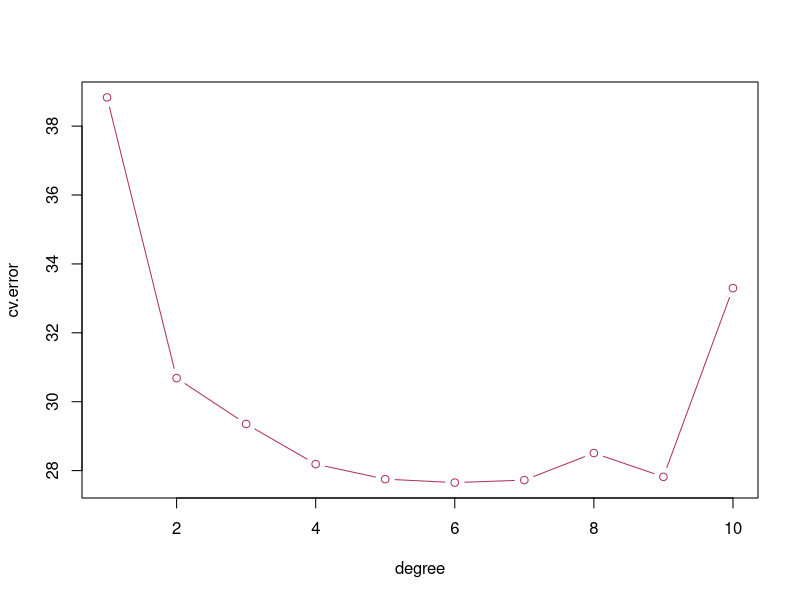

Here is the R script that generated this plot:
# Author: Sony Nghiem
# Title: Applications of cross-validation in comparing models
# Purpose: as mentioned the point of cross-validation is to choose the best models
# out of choices (linear, non-linear, neural model, knn, etc), not to predict 
# the test sets' values. Here I compare linear and polynomial models using k-fold cross-validation.

rm(list=ls())
library(MASS) # for the Boston's housing data
library(boot) # for cv.glm function

set.seed(23)

k.fold = function(data, degree) {
  glm.fit = glm(medv~poly(lstat, degree), data=Boston)
  # prediction error
  cv.glm(Boston, glm.fit, K=20)$delta[1] #delta elements in the function cv.glm
}

cv.error = rep(0,10) 
degree = 1:10
for (d in degree) # for polynomials to the power of 10 
  cv.error[d] = k.fold(Boston, d)

plot(degree, cv.error, type="b", col="maroon") # b for both line and point drawings
  
# polynomial of 6 seems to obtain the least MSE.